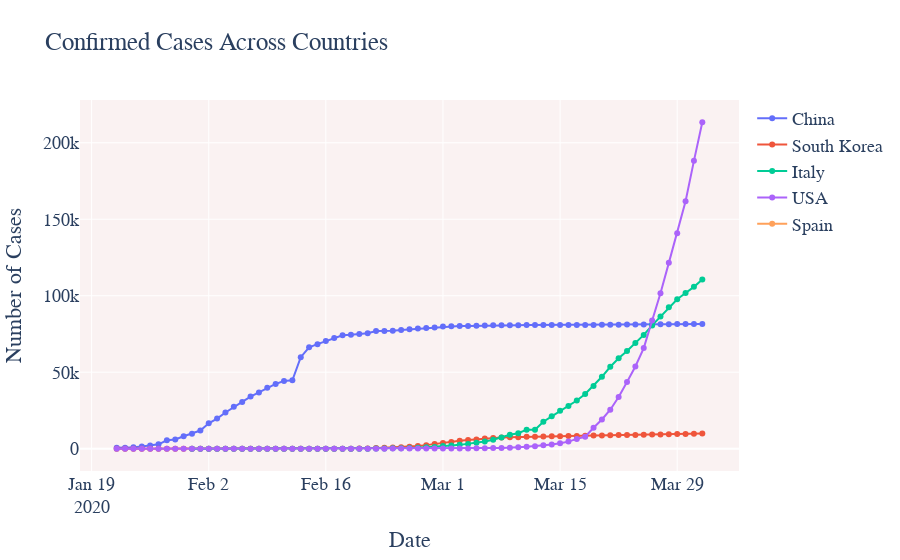

Notebook code for this chart:
### Markdown cell above
##### Key Takeaways:
* There is a straight up surge in confirmed and active cases in Spain beginging on 3/12/20
* Confirmed cases and active cases are almost the same, meaning much less recovered cases
* Deaths rate and recovered rate both increase at the beginning of the second week in March
* Active cases 77.58%, recovered cases: 14.87%, and death rate: 7.55%

### Code cell
import plotly.graph_objs as go
fig = go.Figure()
fig.add_trace(go.Scatter(x=df_china['ObservationDate'], y=df_china['Confirmed'],
                    mode='lines+markers',name='China'))
fig.add_trace(go.Scatter(x=df_sKorea['ObservationDate'], y=df_sKorea['Confirmed'],
                    mode='lines+markers',name='South Korea'))
fig.add_trace(go.Scatter(x=df_italy['ObservationDate'], y=df_italy['Confirmed'],
                    mode='lines+markers',name='Italy'))
fig.add_trace(go.Scatter(x=df_USA['ObservationDate'], y=df_USA['Confirmed'],
                    mode='lines+markers',name='USA'))
fig.add_trace(go.Scatter(x=df_Spain['ObservationDate'], y=df_Spain['Confirmed'],
                    mode='lines+markers',name='Spain'))
fig.update_layout(title_text='Confirmed Cases Across Countries',xaxis_title='Date',yaxis_title='Number of Cases',plot_bgcolor='rgb(250, 242, 242)', font=dict(
        family="Courier New, monospace",
        size=18,
    ))

fig.show()
